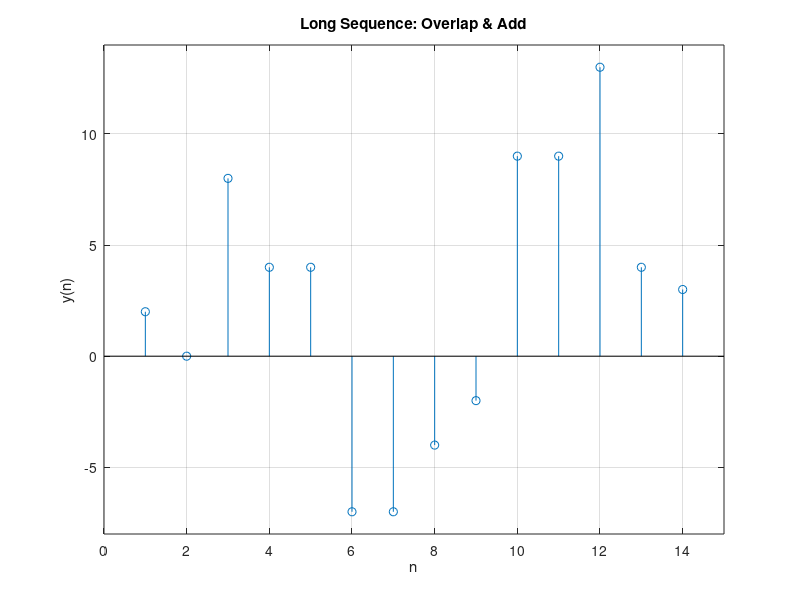

MATLAB code to generate this figure:
% Clear 
clc;
clear;

% Declaration of sequences
x = [2,-2,8,-2,-2,-3,-2,1,-1,9,1,3];
h = [1,1,1];

% Computation of lengths
Ls = length(x); % Length of the input sequence
M = length(h); % Length of the impulse response

N = 2^M; % Ideal length of the subsequences (so padding included)
L = N-M+1; % Length of the subsequences (padding excluded)
n_subarrays = ceil(Ls/L); % Use of ceil function, round the number to the next integer, so if there's a subsequence
                          % that has a length less than L, it's considered
                         

% Creation of cells which will then contain the various subarrays, therefore containing the various subsequences
x_cell = cell(1, n_subarrays);


% Division of the input sequence x, into subsequences
for i = 1:n_subarrays
    % Calculation of the start and end point of each subsequence by manipulating the input sequence x
    startL = (i - 1) * L + 1;
    endL = min(i * L, Ls);  % The min is needed for the last segment, because otherwise endL would go beyond Ls, and give an error
    x_cell{i} = x(startL:endL); % Creation of a cell for each subsequence, dynamically so I can use every input sequence, without having limitations
end

% Zeropadding of sequences
h_pd = horzcat(h(1:end), zeros(1, N-M)); % zeropad of impulse response
for i = 1:n_subarrays
    len = length(x_cell{i}); % Counting how big the subsequence i is, which is the current one in the cycle,
                             % so I know how many zeros I'll need to add for padding
  
    x_cell{i} = [x_cell{i}, zeros(1, N - len)]; % zeropadding the subsequence i, the current one in the loop, of N-subsequence_length
end


% Computation of transform and inverse transform of each subsequence
h_trans = fft(h_pd); % Computation of the FFT(h_pd) outside the for loop, so it won't be calculated it every cycle
for i = 1:n_subarrays
    x_cell_trans{i} = fft(x_cell{i});
    y_cell_trans{i} = x_cell_trans{i} .* h_trans;
    y_cell{i} = ifft(y_cell_trans{i});
end



% I do the ADD operation between the M-1 numbers of the subsequences
numzeros = M - 1; % number of overlapped elements in the subsequences
                        
for i = 1:n_subarrays-1   % The for loop ends in n_subarrays-1, because otherwise it would exceed the index, so it gives an error            
        y_cell{i}(end-numzeros+1:end) = y_cell{i}(end-numzeros+1:end) + y_cell{i+1}(1:numzeros); % Summing the last M-1 elements of the i subarray with the first M-1 elements
                                                                                                 % of the i+1 subarray
        y_cell{i+1}(1:numzeros) = []; % It sets the numbers from 1:numzeros, then the first M-1 numbers as empty values, so they're not printed
                                      
end

% Concatenation of all the cells containing the iffts into a single sequence
y_final = horzcat(y_cell{:}); 

% Displaying the values of y(n) on the command window, so after applying the ADD operation and after joining the various iffts of the subsequences togheter
disp(y_final);


% ------------------- %

% Plotting of y_final
figure(1);
stem(y_final);

y_final_len = length(y_final); % Computation of the length, so the horizontal scaling of the plot is well set
grid on;
xlabel('n'); ylabel('y(n)');
title('Long Sequence: Overlap & Add');

% Axis scaling (Xmin Xmax Ymin Ymax)
% Calculation of max and min values just for scaling the axis in a proper way
y_final_max = max(y_final);
y_final_min = min(y_final);

axis([0 y_final_len+1 y_final_min-1 y_final_max+1]);

